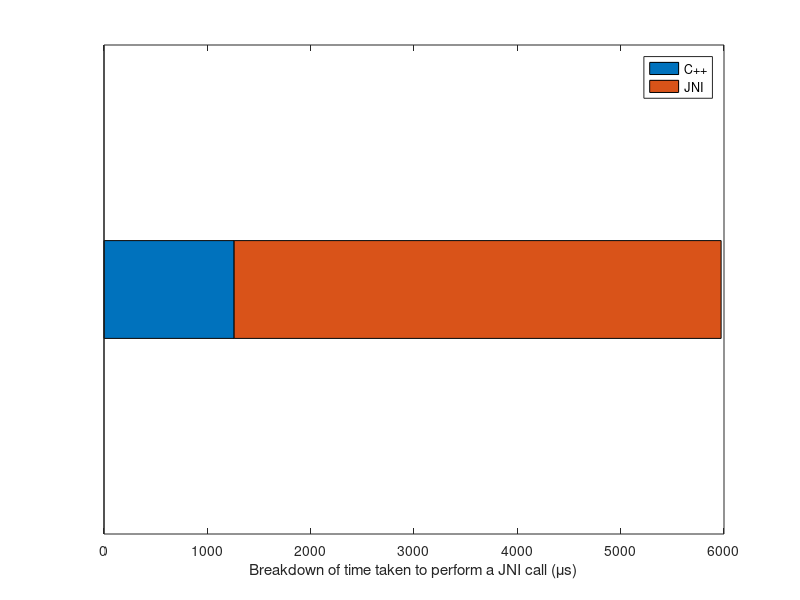

Write MATLAB code to recreate this figure.
delimiter = '\n';

range = [1 0 1000 0];

java = dlmread('jni-java.txt', delimiter, range);
cpp = dlmread('jni.txt', delimiter, range);

diff = java - cpp;

barh([0 1], [mean(cpp)/1000 mean(diff)/1000 ; 0 0 ], 0.2, 'stacked');
ylim([-.5 .5]);
set(gca, 'YTick', []);
xlabel('Breakdown of time taken to perform a JNI call (\mus)');
legend({'C++', 'JNI'});

print -depsc 'jni.eps';
